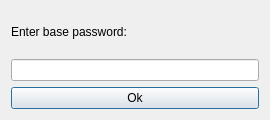
<?xml version="1.0" encoding="UTF-8"?>
<ui version="4.0">
 <class>Dialog</class>
 <widget class="QDialog" name="Dialog">
  <property name="geometry">
   <rect>
    <x>0</x>
    <y>0</y>
    <width>270</width>
    <height>120</height>
   </rect>
  </property>
  <property name="windowTitle">
   <string>Blocked</string>
  </property>
  <layout class="QVBoxLayout" name="verticalLayout">
   <item>
    <widget class="QLabel" name="label">
     <property name="text">
      <string>Enter base password:</string>
     </property>
    </widget>
   </item>
   <item>
    <widget class="QLineEdit" name="pwd">
     <property name="echoMode">
      <enum>QLineEdit::Password</enum>
     </property>
    </widget>
   </item>
   <item>
    <widget class="QPushButton" name="ok">
     <property name="text">
      <string>Ok</string>
     </property>
    </widget>
   </item>
  </layout>
 </widget>
 <resources/>
 <connections/>
</ui>
